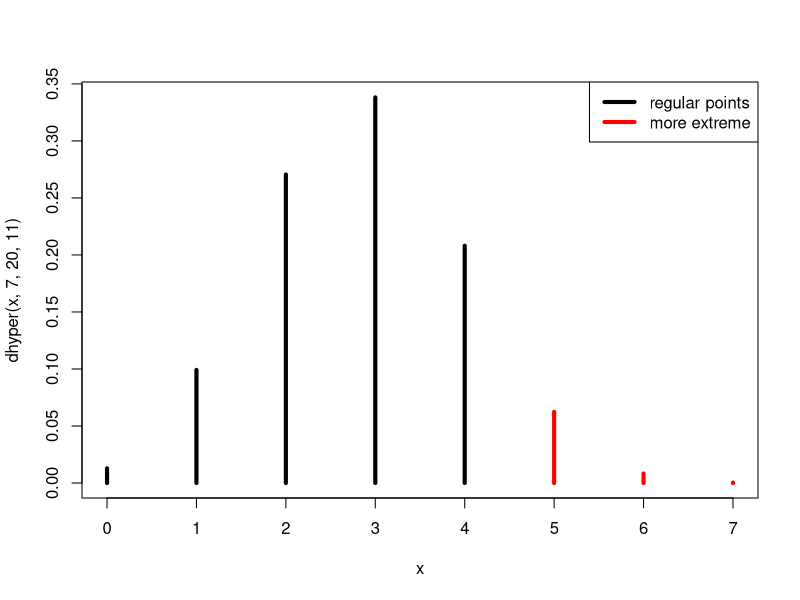

R code for this plot:
## ---- chunk 1
a <- matrix(c(5,2,6,14),2,2,byrow=TRUE)   # define matrix 
dimnames(a) <- list(gender=c("M","F"),lefthanded=c(T,F))  # display only
a
## ---- chunk 2
x <- 0:7  # define x-axis
plot(x,dhyper(x,7,20,11),type='h',lwd=4,col=c(rep("black",5),rep("red",3))) 
legend("topright",lwd=4, col=c("black","red"),legend=c("regular points","more extreme"))
## ---- chunk 3
fisher.test(a, alternative="greater")
## ---- chunk 4
M <- matrix(c(2,5,4,2),2,2)
M
## ---- chunk 5
dimnames(M) <- list(treatment=c("new","old"),cured=c(TRUE,FALSE))
M
## ---- chunk 6
fisher.test(M,alternative="less")
